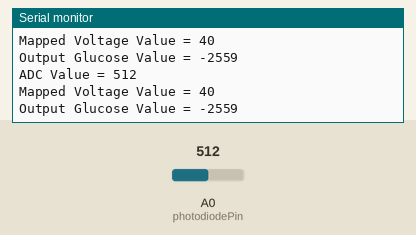
Simulated run of this sketch. Board: Arduino Uno, built with avr-gcc and run on an emulated ATmega328P. On the bench: the last lines printed to the serial monitor. Inputs (shaded band) come from the test bench; at power-on: A0 (photodiodePin) = 512.

Above: at 3.8 s.
3.9 s: A0 (photodiodePin) set to 716
At 6.4 s:
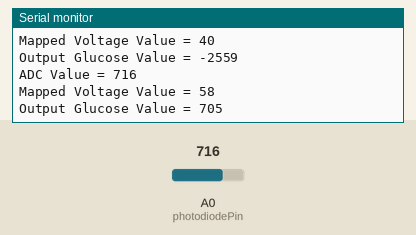
7.8 s: A0 (photodiodePin) set to 900
At 10.3 s:
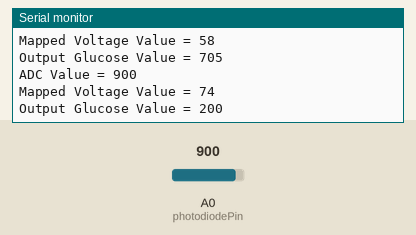
Timing chart, 0 to 11.8 s (numbered marks = the images above; inputs shaded):
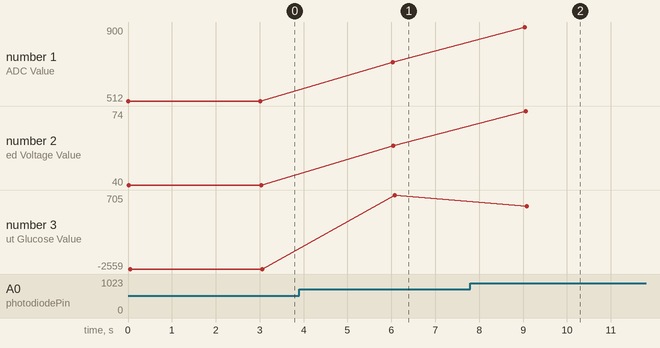

Measured:
- after the input at 3.9 s, the serial monitor: prints a new line after 2.1 s (image 1)
- after the input at 7.8 s, the serial monitor: prints a new line after 1.2 s (image 2)
- plotted number 1: 512 → 716 after the input at 3.9 s, 716 → 900 after the input at 7.8 s
- plotted number 2: 40 → 58 after the input at 3.9 s, 58 → 74 after the input at 7.8 s
- plotted number 3: -2559 → 705 after the input at 3.9 s, 705 → 200 after the input at 7.8 s

The sketch:

NIR3.ino
```cpp
#define photodiodePin A0
int adcValue = 0;
int mappedVoltage = 0;
int glucoseValue1 = 0;
//int glucoseValue2 = 0;
//int glucoseValue3 = 0;

void setup()
{
  Serial.begin(9600);
}

void loop()
{
  adcValue = analogRead(photodiodePin);
  mappedVoltage = map(adcValue, 49, 1014, 0, 85);

  //if(adcValue==1014)
  //{
  //  mappedVoltage = 0;
  //}
  //else if (adcValue==49)
  //{
  //  mappedVoltage = 300;
  //}
  //for (int i=0;)
  //mappedVoltage = adcValue;

  glucoseValue1 = 0.1702 * mappedVoltage * mappedVoltage * mappedVoltage - 35.538 * mappedVoltage * mappedVoltage + 2424.4 * mappedVoltage - 53568;

  //glucoseValue2 = 21.998*mappedVoltage*mappedVoltage-157.73*mappedVoltage+335.55;
  //glucoseValue3 = 0.00008*mappedVoltage*mappedVoltage+0.1873*mappedVoltage+46.131;

  Serial.print("ADC Value = ");
  Serial.println(adcValue);
  //Serial.print("Input Voltage Value = ");
  //Serial.println(inputVoltage);
  Serial.print("Mapped Voltage Value = ");
  Serial.println(mappedVoltage);
  Serial.println();
  Serial.print("Output Glucose Value = ");
  Serial.println(glucoseValue1);
  //Serial.println(glucoseValue2);
  //Serial.println(glucoseValue3);
  Serial.println();
  delay(3000);
}
```
